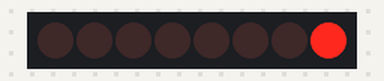
A sketch run on a simulated Arduino Uno, built with avr-gcc and run on an emulated ATmega328P. Shown: 8 shift-register outputs drawn as a row of LEDs (first output left, lit = HIGH). Wiring (inferred from the names in the program): shift register (74HC595): data pin 2; shift clock pin 3; latch pin 4. Wiring (inferred from the signals the program sends): row of LEDs: on Q0, Q1, Q2, Q3, Q4, Q5, Q6, Q7.

Above: at 1.1 s.
At 5.1 s:
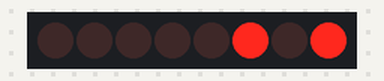
At 10.1 s:
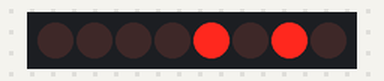
At 20.1 s:
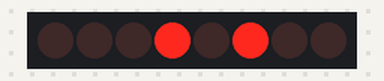
At 29.1 s:
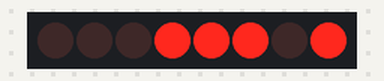
At 39.1 s:
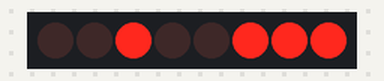
Timing chart, 0 to 40.0 s (numbered marks = the images above):
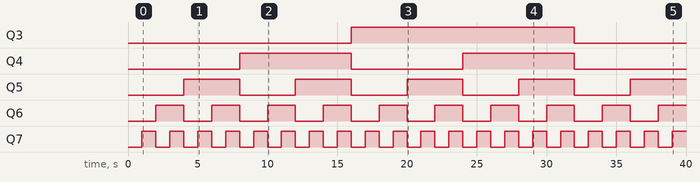

The sketch:

sketch.ino
```cpp
// I have no freaking idea how this works
int data = 2;
int clock = 3;
int latch = 4;
int delayTime = 1000;

void setup()
{
  pinMode(data, OUTPUT);
  pinMode(clock, OUTPUT);
  pinMode(latch, OUTPUT);
}

void loop()
{
  for (int i = 0; i < 256; i+=1) {
    updateLEDs(i);
    delay(delayTime);
  }
}

void updateLEDs(int value)
{
  digitalWrite(latch, LOW);
  shiftOut(data, clock, LSBFIRST, value);
  digitalWrite(latch, HIGH);
}
```

Measured:
- by itself, Q3: LOW → HIGH at 16.0 s, → LOW 16.0 s later
- by itself, Q4: alternates HIGH for 8.0 s and LOW for 8.0 s
- by itself, Q5: alternates HIGH for 4.0 s and LOW for 4.0 s
- by itself, Q6: alternates HIGH for 2.0 s and LOW for 2.0 s
- by itself, Q7: alternates HIGH for 1.0 s and LOW for 1.0 s
